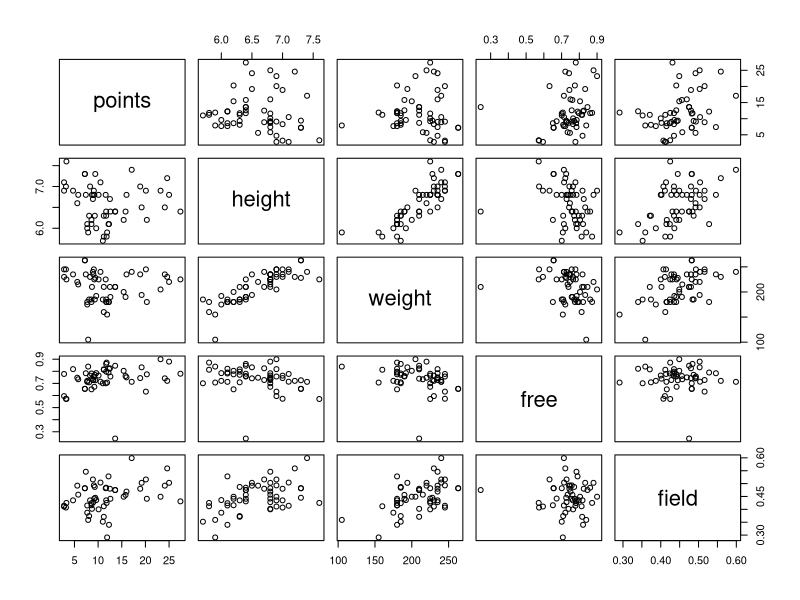
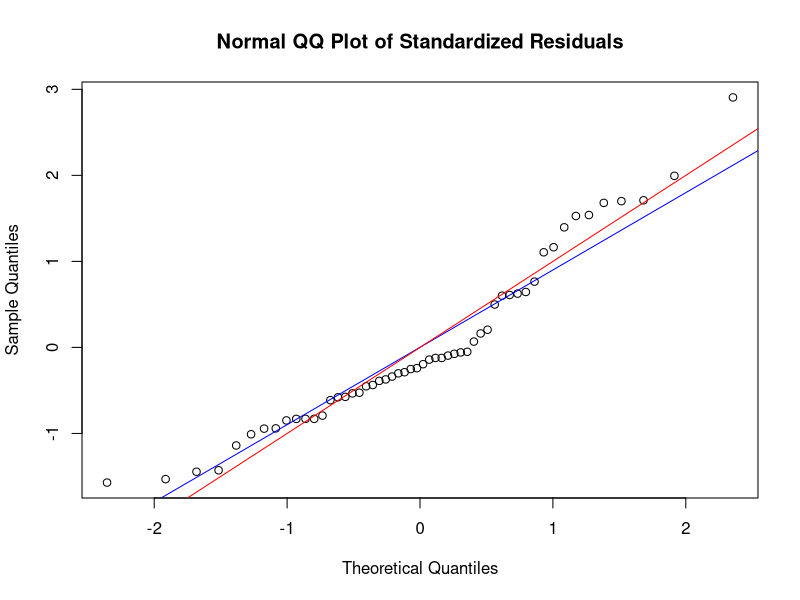
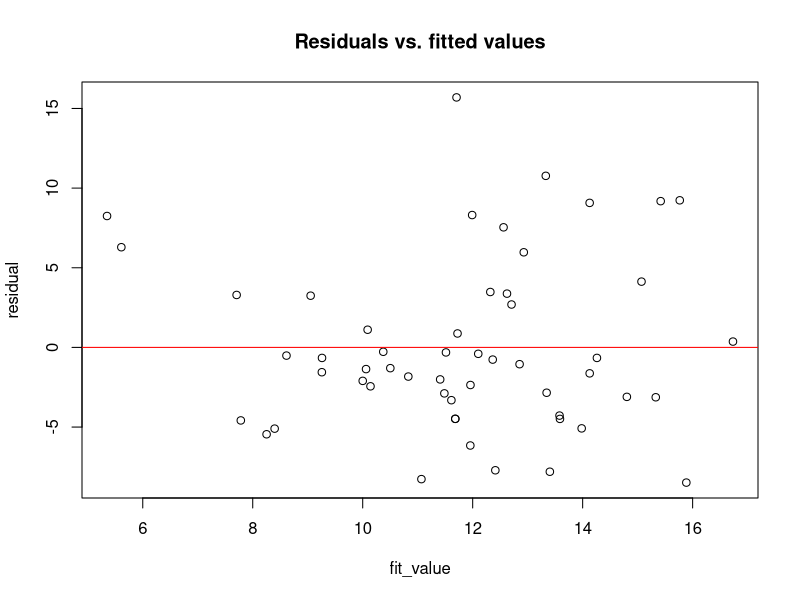
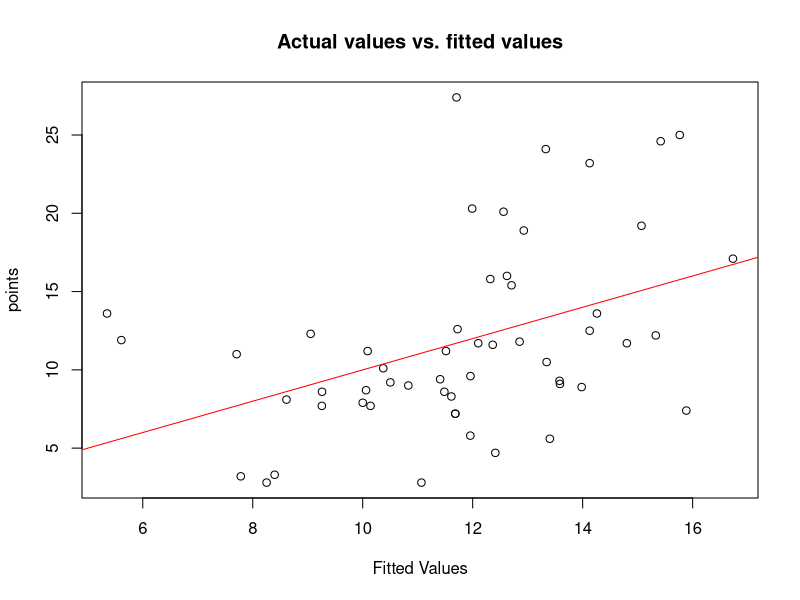
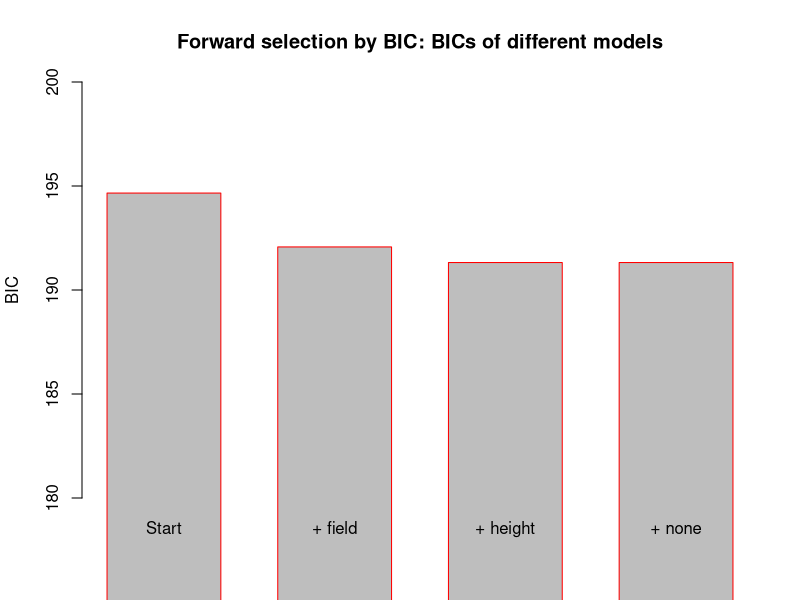
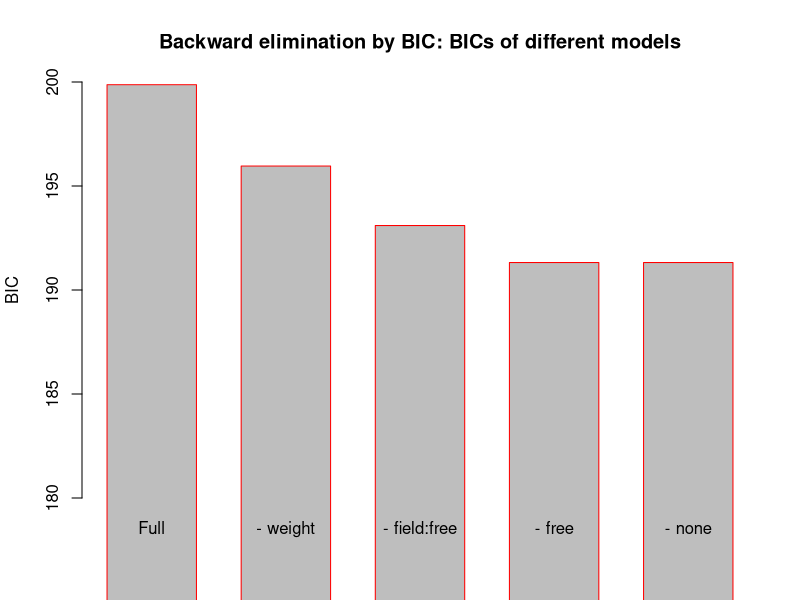
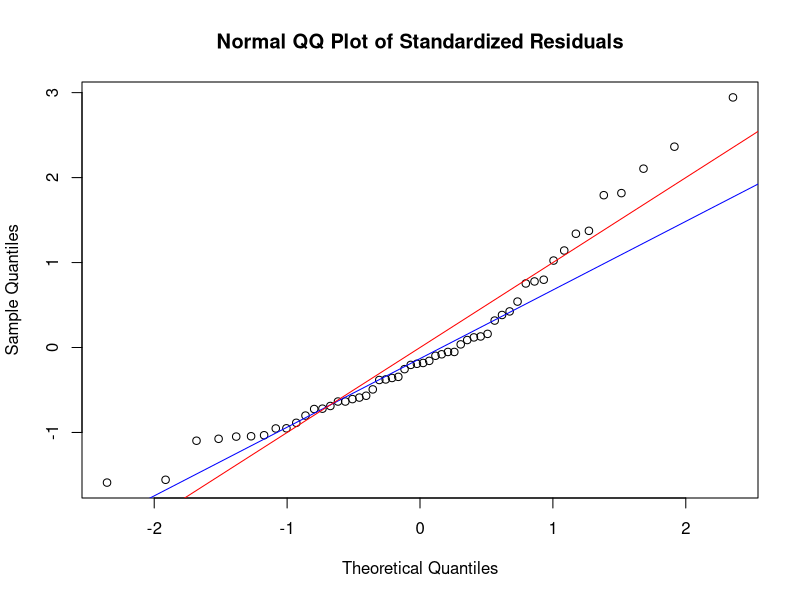
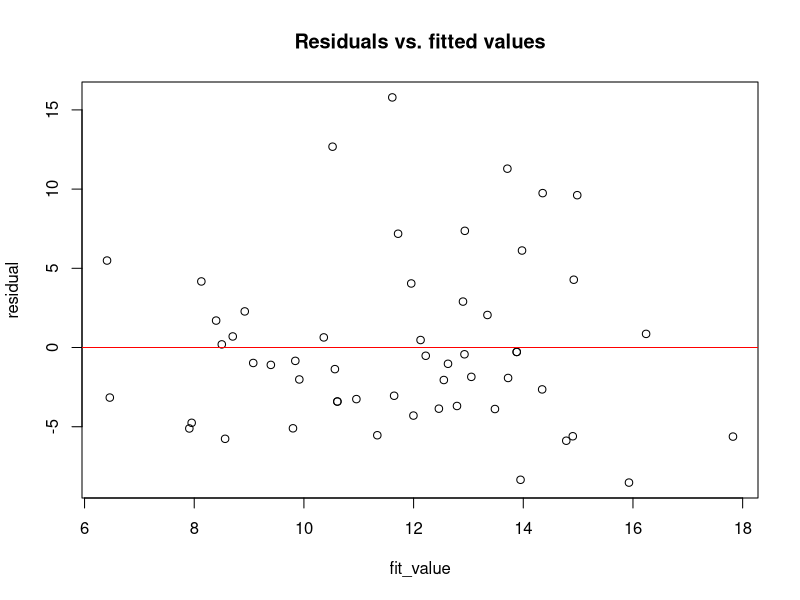

The R script that drew these images, in order:
## Basketball Porject ##
## Hongyu Zhang ##

# Read data.
# Dataset source: http://college.cengage.com/mathematics/brase/
# understandable_statistics/7e/students/datasets/mlr/frames/mlr09.html
data <- read.csv("basketball.csv", header=TRUE)
points = data$X5
height = data$X1
weight = data$X2
field = data$X3
free = data$X4
n = length(points)   # 54 players

# Summary statistics of the dataset.
head(data)
summary(points)
summary(height)
summary(weight)
summary(field)
summary(free)

# Scatter plot matrix of the response variable and each of the regressors
pairs(points~height+weight+free+field,cex.labels=2)


### Simple approach ###
x = cbind(1, field, free)
xtx = t(x) %*% x

# Check multicollinearity
lambda = eigen(xtx)$values
lambda                  # 3 eigenvalues 94.7953878,  0.3816589,  0.1344273
lambda[1] / lambda[3]   # Condition number is 705.1798

xtxi = solve(xtx)
xtx %*% xtxi      # close to identity matrix
# 1.000000e+00  1.199041e-14    0
# 7.105427e-15  1.000000e+00    0
# 7.105427e-15 -7.327472e-15    1

# Calculate beta hat.
beta.hat = xtxi %*% t(x) %*% points
beta.hat
# intercept -15.27738
# field     35.82503
# free      14.79905

hat.matrix = x %*% xtxi %*% t(x)
residual = (diag(n) - hat.matrix) %*% points
# sum of square residuals
SS.res = sum(residual * residual)
SS.res # 1516.422
# mean square residuals
sigma.squared.hat = SS.res/(n - 2)
sigma.squared.hat # 29.16196

# Check normal assumption.
s = residual/sqrt(sigma.squared.hat)
qqnorm(s, main = "Normal QQ Plot of Standardized Residuals")
qqline(s, col = "blue")
abline(a = 0, b = 1, col = 'red')

# Check homogeneity.
fit_value = x%*%beta.hat
plot(fit_value, residual, main = "Residuals vs. fitted values")
abline(0, 0, col = "red")

# Hypothethis Testing
tvaluebeta1hat <- beta.hat[2] / sqrt(sigma.squared.hat * xtxi[2, 2])
tvaluebeta1hat
pvalue1 = 2 * (1 - pt(abs(tvaluebeta1hat), df = n - 2))
pvalue1

tvaluebeta2hat <- beta.hat[3] / sqrt(sigma.squared.hat * xtxi[3, 3])
tvaluebeta2hat
pvalue2 = 2 * (1 - pt(abs(tvaluebeta2hat), df = n - 2))
pvalue2

# The staightline fit in the plot above provides further evidence
# that our model is a valid model for this dataset.
plot(x%*%beta.hat, points,xlab="Fitted Values", main = "Actual values vs. fitted values")
abline(lsfit(x%*%beta.hat, points), col = "red")

# Confirm the results by using lm function.
m1 <- lm(points~field+free)
summary(m1)


### Stepwise search to find a better model ###

# Correlation of height and weight
cor(height, weight)   # 0.834324

m0 <- lm(points~height+weight+field+free+field:free)

# Forward selection based on BIC
mint <- lm(points~1)
forwardBIC <- step(mint,
                   scope=list(
                     lower=~1,upper=~height+weight+field+free+field:free),
                   direction="forward", k=log(n))

# Create bar plot of these BICs.
fBIC <- c(194.66, 192.07, 191.32, 191.32)
barplot(fBIC, main="Forward selection by BIC: BICs of different models",
        ylab="BIC", space = 0.5,names.arg=c("Start","+ field","+ height", "+ none"),
        ylim = c(180, 200), border="red")


# Backward elimination based on BIC
backBIC <- step(m0,direction="backward", k=log(n))

# Create bar plots of these BICs.
bBIC <- c(199.87, 195.96, 193.10, 191.32, 191.32)
barplot(bBIC, main="Backward elimination by BIC: BICs of different models",
        ylab="BIC", space = 0.5, names.arg=c("Full","- weight","- field:free", "- free", "- none"),
        ylim = c(180, 200), border="red")


# Calculate the final model
x = cbind(1, height, field)
xtx = t(x) %*% x
xtxi = solve(xtx)

# Check multicollinearity
xtx %*% xtxi
#  1.000000e+00 -7.105427e-15 -2.842171e-14
# -2.842171e-14  1.000000e+00  0.000000e+00
# -6.217249e-15 -5.329071e-15  1.000000e+00

# Calculate beta hat.
beta.hat = xtxi %*% t(x) %*% points
beta.hat
# 15.209793
# -4.034628
# 51.562276

hat.matrix = x %*% xtxi %*% t(x)
residual = (diag(n) - hat.matrix) %*% points
# sum of square residuals
SS.res = sum(residual * residual)
SS.res # 1495.732
# mean square residuals
sigma.squared.hat = SS.res/(n - 2)
sigma.squared.hat # 28.76407

# Check normal assumption.
s = residual/sqrt(sigma.squared.hat)
qqnorm(s, main = "Normal QQ Plot of Standardized Residuals")
qqline(s, col = "blue")
abline(a = 0, b = 1, col = 'red')

# Check homogeneity.
fit_value = x%*%beta.hat
plot(fit_value, residual, main = "Residuals vs. fitted values")
abline(0, 0, col = "red")

# Hypothethis Testing
tvaluebeta1hat <- beta.hat[2] / sqrt(sigma.squared.hat * xtxi[2, 2])
tvaluebeta1hat
pvalue1 = 2 * (1 - pt(abs(tvaluebeta1hat), df = n - 2))
pvalue1

tvaluebeta2hat <- beta.hat[3] / sqrt(sigma.squared.hat * xtxi[3, 3])
tvaluebeta2hat
pvalue2 = 2 * (1 - pt(abs(tvaluebeta2hat), df = n - 2))
pvalue2


# The staightline fit in the plot above provides further evidence
# that our model is a valid model for this dataset.
plot(x%*%beta.hat, points,xlab="Fitted Values", main = "Actual values vs. fitted values")
abline(lsfit(x%*%beta.hat, points), col = "red")

# Confirm the results by using ml function.
m2 <- lm(points~height+field)
summary(m2)

# Player A
predict1 = beta.hat[1] + beta.hat[2] * 6.3 + beta.hat[3] * 0.45
predict1 # 12.99466

# Player B
predict2 = beta.hat[1] + beta.hat[2] * 6.4 + beta.hat[3] * 0.46
predict2 # 13.10682


